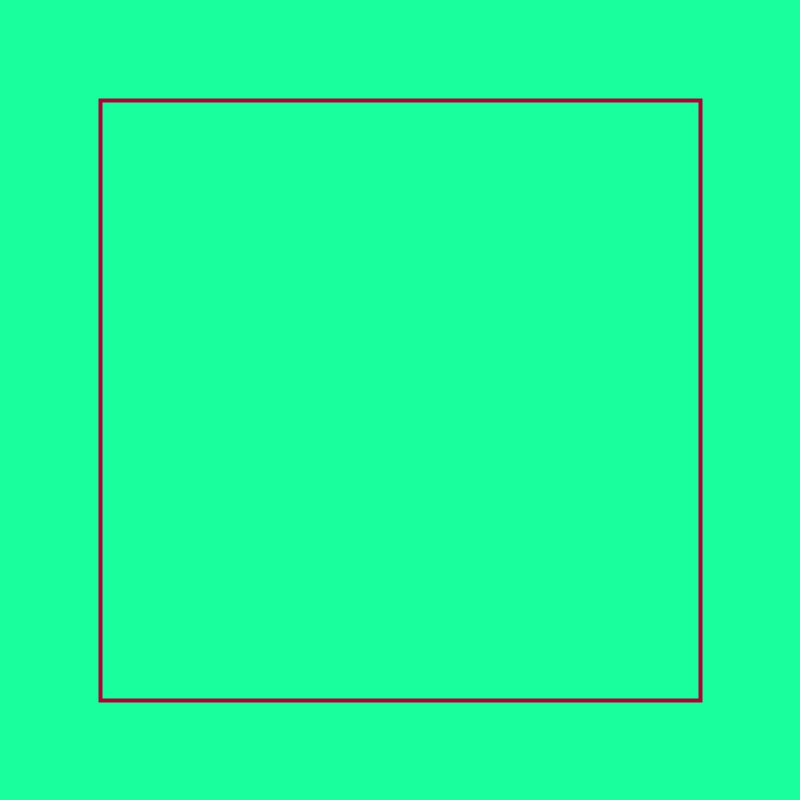
Frame 1 (no input)
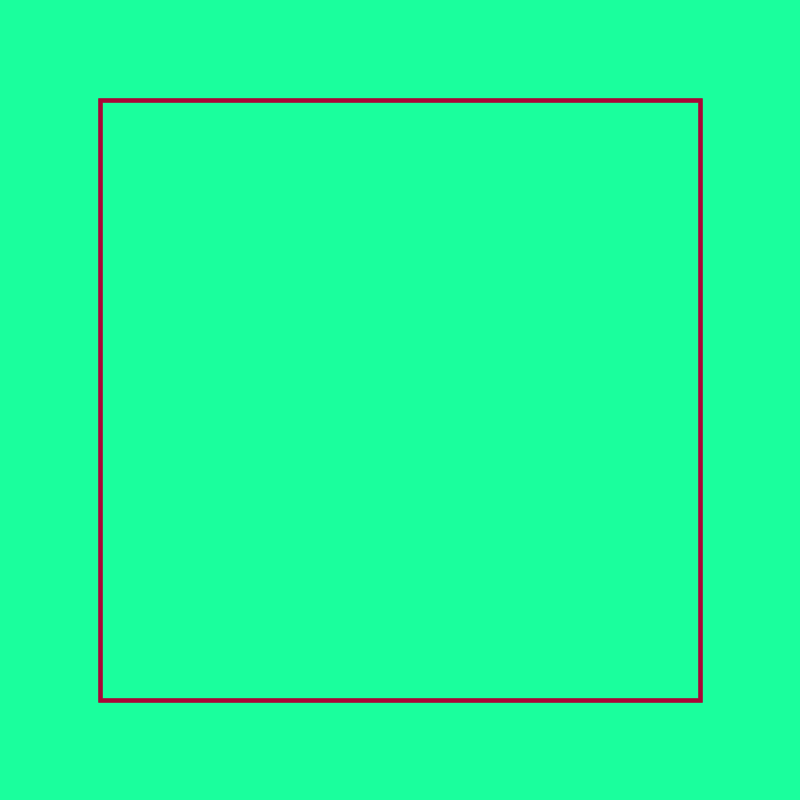
Frame 60 (the mouse pressed at the canvas centre just before this capture)
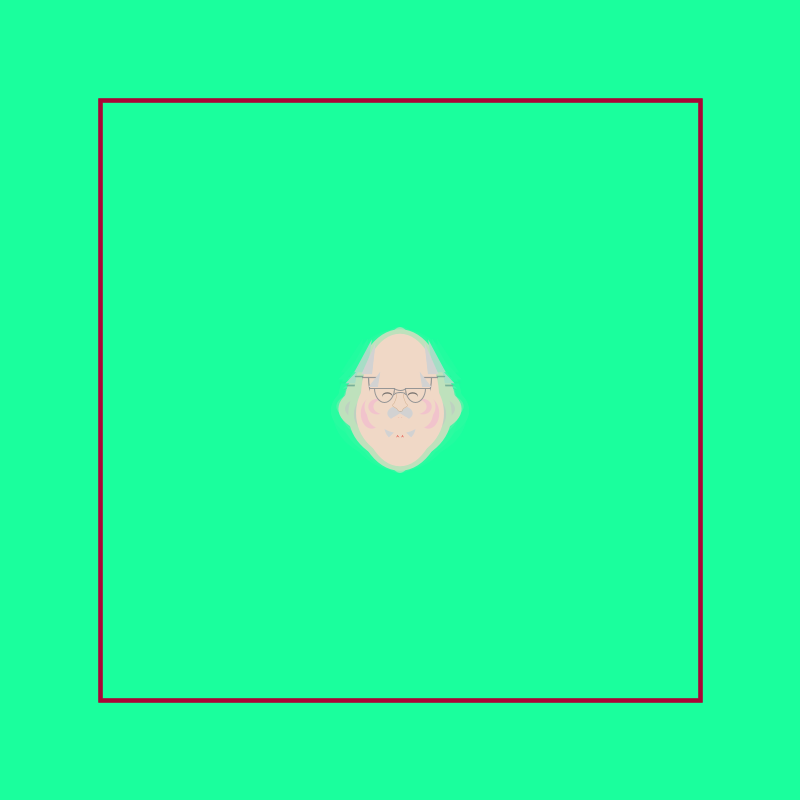
Frame 120 (the mouse held since frame 60 and released just before this capture)

The Processing sketch that drew these frames (run headless with seeded random() and noise(); from frame 60 on, the mouse is pressed at the canvas centre):

// Processing sketch: processing_112053
// ── processing_112053.pde

// homework 5
// copyright Colleen Clifford Pittsburgh PA Sept 2013

//variables
float a, b;

void setup()
{
  size(800, 800);
  background (26, 255, 157);
  smooth();
  rectMode (CENTER);
  frameRate (5);
  
  a= width*.5;
  b= height*.5;
 
}
  
void prepScreen ()
{
  noStroke();
  fill (26, 255, 157, 60);
  rect (a, b, width, height);
  
  noFill();
  stroke(170, 5, 55);
  strokeWeight (4);
  rect(a, b, width*.75, height*.75);
}

void draw()
{
  prepScreen ();
  if (mouseX> width*.25 && 
      mouseX< width*.75 && 
      mouseY> height*.25 && 
      mouseY< height*.75) 
  {
    figure (mouseX, mouseY, random(30, 100), random(30, 100));
    figure (mouseY, mouseX, random(30, 100), random(30, 100));
  }
  
}


void figure (float x, float y, float wd, float ht)
{
   //head
  noStroke();
  fill(240, 216, 198);
  ellipse (x, y, wd, ht);
  ellipse (x, y+ ht*.15, wd*1.4,  ht);
  ellipse (x, y, wd*1.25, ht*1.5);

  //cheeks
  fill(255, 0, 255, 25);
  ellipse (x- wd*.45, y+ ht*.15, wd*.35, ht*.35);
  ellipse (x+ wd*.45, y+ ht*.15, wd*.35, ht*.35);
  
  fill(240, 216, 198);
  ellipse (x- wd*.3, y+ ht*.15, wd*.45, ht*.35);
  ellipse (x+ wd*.3, y+ ht*.15, wd*.45, ht*.35);
  
  //moustache
  noStroke();
  fill(210, 210, 210);
  arc(x, y+ ht*.3, wd*.5, ht*.35, radians(135), radians(405), 3);
  fill(240, 216, 198);
  ellipse(x, y+ ht*.15, wd*.1, ht*.2);
  
  //nose right half
  stroke(131, 68, 0, 70);
  if (wd < 0)
  {
     strokeWeight (wd* -.01); 
  }
  
  else
  {
      strokeWeight (wd* .01);
  }
  
  beginShape();
  curveVertex(x+ wd*.2,   y- ht*.25);
  //c
  curveVertex(x+ wd*.12,   y- ht*.2);
  //d
  curveVertex(x+ wd*.075, y- ht*.1);
  //e
  curveVertex(x+ wd*.1,   y+ ht*.05);
  //f
  curveVertex(x+ wd*.15,   y+ ht*.13);
  //g
  curveVertex(x+ wd*.07,  y+ ht*.2);
  //h
  curveVertex(x,          y+ ht*.25);
  curveVertex(x- wd*.25,  y+ ht*.2);
  endShape();
  
  //nose left half
  beginShape();
  curveVertex(x- wd*.2,   y- ht*.25);
  //c
  curveVertex(x- wd*.12,   y- ht*.2);
  //d
  curveVertex(x- wd*.075, y- ht*.1);
  //e
  curveVertex(x- wd*.1,   y+ ht*.05);
  //f
  curveVertex(x- wd*.15,   y+ ht*.13);
  //g
  curveVertex(x- wd*.07,  y+ ht*.2);
  //h
  curveVertex(x,          y+ ht*.25);
  curveVertex(x+ wd*.25,  y+ ht*.2);
  endShape();
  
  //eyes
  fill(85, 85, 85, 200);
  noStroke();
  ellipse(x- wd*.25, y- ht*.1, wd*.2, ht*.15);
  ellipse(x+ wd*.25, y- ht*.1, wd*.2, ht*.15);
  fill(240, 216, 198);
  ellipse(x- wd*.25, y- ht*.07, wd*.2, ht*.15);
  ellipse(x+ wd*.25, y- ht*.07, wd*.2, ht*.15);
  
  
  //mouth 
  stroke(219, 7, 0, 150);
  noFill();
  triangle(x+ wd*.035, y+ ht*.4, x+ wd*.07, y+ ht*.45, x, y+ ht*.45);
  triangle(x- wd*.035, y+ ht*.4, x- wd*.07, y+ ht*.45, x, y+ ht*.45);
  stroke(240, 216, 198);
  strokeWeight(6.5);
  line(x+ wd*.1, y+ ht*.46, x- wd*.1, y+ ht*.46);
  
  //glasses
  stroke(150, 150, 150);
  if (wd < 0)
  {
     strokeWeight (wd* -.02); 
  }
  
  else
  {
      strokeWeight (wd* .02);
  }
  
  line(x- wd*.6, y- ht*.25, x- wd*.1, y- ht*.25);
  line(x+ wd*.6, y- ht*.25, x+ wd*.1, y- ht*.25);
  arc(x, y- ht*.25, wd*.2, ht*.05, 0, PI);
  arc(x, y- ht*.12, wd*.2, ht*.1, PI, TWO_PI);
  arc(x+ wd*.3, y- ht*.25, wd*.4, ht*.6, 0, PI);
  arc(x- wd*.3, y- ht*.25, wd*.4, ht*.6, 0, PI);
  
  //hair
  stroke(210, 210, 210);
  fill(210, 210, 210);
  triangle(x- wd*.4, y- ht*.6, x- wd*.6, y- ht*.3, x- wd*.45, y- ht*.3);
  triangle(x+ wd*.4, y- ht*.6, x+ wd*.6, y- ht*.3, x+ wd*.45, y- ht*.3);

}
